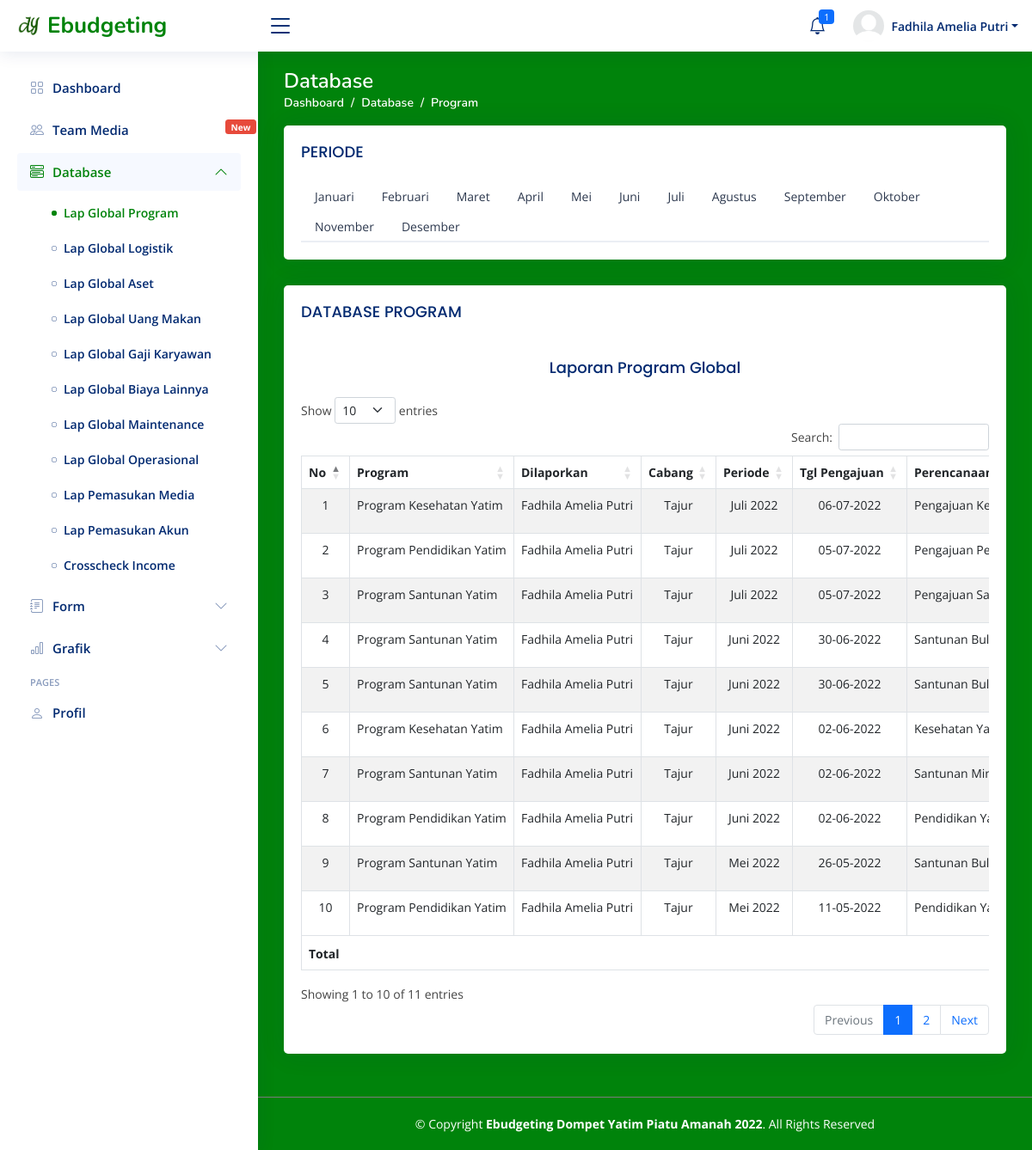
/admin/income_media.php?id_database=database_program (signed in), run on the app's committed database.
### tables this page shows
CREATE TABLE `akun_pengurus` (
  `id` int(11) NOT NULL,
  `id_pengurus` varchar(100) NOT NULL,
  `nama` varchar(100) NOT NULL,
  `cabang` varchar(200) NOT NULL,
  `username` varchar(100) NOT NULL,
  `password` varchar(256) NOT NULL,
  `profil` varchar(200) NOT NULL,
  `posisi` varchar(255) NOT NULL
);

CREATE TABLE `2022_program` (
  `id` int(11) NOT NULL,
  `id_pengurus` varchar(200) NOT NULL,
  `posisi` varchar(200) NOT NULL,
  `cabang` varchar(200) NOT NULL,
  `program` varchar(250) NOT NULL,
  `tgl_pengajuan` date NOT NULL,
  `deskripsi` text NOT NULL,
  `dana_anggaran` varchar(200) NOT NULL,
  `tgl_pemakaian` date NOT NULL,
  `deskripsi_pemakaian` varchar(200) NOT NULL,
  `dana_terpakai` varchar(200) NOT NULL,
  `status` varchar(20) NOT NULL,
  `laporan` varchar(100) NOT NULL
);

### admin/income_media.php (called while the page is built)
<?php include '../homepage.php' ?>

### function.php (called while the page is built, shortened)
<?php
function convertDateDBtoIndo($string)
{
	$bulanIndo = ['', 'Januari', 'Februari', 'Maret', 'April', 'Mei', 'Juni', 'Juli', 'Agustus', 'September', 'Oktober', 'November', 'Desember'];
	$tanggal 	= explode("-", $string)[2];
	$bulan 		= explode("-", $string)[1];
	$tahun 		= explode("-", $string)[0];
	return $tanggal . " " . $bulanIndo[abs($bulan)] . " " . $tahun;
}
?>

### models/database/program/sub-program.php (the view, shortened to what this page needs)
<div class="card-body">
    <h5 class="card-title">DATABASE PROGRAM</h5>
    <div class="table-responsive">
        <h5 class="card-title text-center">Laporan Program <?= $pProgram; ?></h5>
        <table id="tabel-database_laporan" class="table table-striped table-bordered nowrap">
            <thead>
                <tr style="text-align: center;">
                    <th scope="col">No</th>
                    <th scope="col">Program</th>
                    <th scope="col">Dilaporkan</th>
                    <th scope="col">Cabang</th>
                    <th scope="col">Periode</th>
                    <th scope="col">Tgl Pengajuan</th>
                    <th scope="col">Perencanaan</th>
                </tr>
            </thead>
            <tbody>
                <?php
                $no = 1;
                while ($r = $q->fetch_assoc()) {
                $convert   = convertDateDBtoIndo($r['tgl_pemakaian']);
                $bulan     = substr($convert, 2);
                ?>
                <tr>
                    <td style="text-align: center;"><?= $no++ ?></td>
                    <td><?= ucwords($r['program']) ?></td>
                    <td>
                        <?php if ($r['posisi'] == "Kepala Income") { ?>
                        Fadhila Amelia Putri
                        <?php } else { ?>
                        Titi Sugianti
                        <?php } ?>
                    </td>
                    <td style="text-align: center;"><?= ucwords($r['cabang']) ?></td>
                    <td style="text-align: center;"><?= $bulan ?></td>
                    <td style="text-align: center;">
                        <?= date('d-m-Y', strtotime($r['tgl_pengajuan'])); ?></td>
                    <td><?= ucwords($r['deskripsi']) ?></td>
                </tr>
                <?php } ?>
            </tbody>
            <tfoot>
                <tr style="text-align: center;">
                    <th colspan="7">Total</th>
                </tr>
            </tfoot>
        </table>
    </div>
</div>

### base/icon-navigation.php (shortened to what this page needs)
<nav class="header-nav ms-auto">
    <ul class="d-flex align-items-center">
        <?php include 'notification.php'; ?>
        <li class="nav-item dropdown pe-3">
            <a class="nav-link nav-profile d-flex align-items-center pe-0" href="#" data-bs-toggle="dropdown">
                <img src="../assets/img/icons/<?= $profil ?>" alt="Profile" class="rounded-circle">
                <span class="d-none d-md-block dropdown-toggle ps-2"><?= ucwords($nama) ?></span>
            </a>
        </li>
    </ul>
</nav>

### assets/css/style.css (style rules this page uses)
:root { scroll-behavior: smooth; }
body { font-family: "Open Sans", sans-serif; background: rgb(0, 131, 11); color: #444444; }
a { color: #4154f1; text-decoration: none; }
h1, h2, h3, h4, h5, h6 { font-family: "Nunito", sans-serif; }
.card-title { padding: 20px 0 15px 0; font-size: 18px; font-weight: 500; color: #012970; font-family: "Poppins", sans-serif; }
.card-body { padding: 0 20px 20px 20px; }
.header-nav ul { list-style: none; }
.header-nav>ul { margin: 0; padding: 0; }
.header-nav .nav-profile { color: #012970; }
.header-nav .nav-profile img { max-height: 36px; }
.header-nav .nav-profile span { font-size: 14px; font-weight: 600; }

### assets/css/responsive.css (style rules this page uses)
@media (min-width: 992px) { .form-control, .input-group-text, #form-pengajuan .list-group, .form-text, .form-select, .viewData, .button .btn-primary, .button .btn-secondary, .button-global .btn-primary, .button-global .btn-success, .table-responsive, .table-responsive .btn-primary, .table-responsive .btn-danger, .table-responsive .btn-success, .modal-footer .btn-secondary, .buttons-excel, .buttons-collection, .profile .nav-item, .incomeMedia .bulanan, .dashboard .nav-item, .incomeMedia .tahunan, .revenue-card .akun, .customers-card .akun, .select2-search__field::placeholder, .select2-results__option, .select2-selection__choice, .select2-search.select2-search--inline, #akunMedia .btn-danger, #profile-overview .col-lg-9, #profile-edit .btn-primary, #profile-change-password .btn-primary { font-size: 14px !important; } }
@media (min-width:576px) { .form-control, .input-group-text, #form-pengajuan .list-group, .form-text, .form-select, .viewData, .button .btn-primary, .button .btn-secondary, .button-global .btn-success, .button-global .btn-primary, .table-responsive, .table-responsive .btn-primary, .table-responsive .btn-danger, .table-responsive .btn-success, .modal-footer .btn-secondary, .buttons-excel, .incomeMedia .bulanan, .incomeMedia .tahunan, .buttons-collection, .dashboard .nav-item, .profile .nav-item, .revenue-card .akun, .customers-card .akun, .select2-search__field::placeholder, .select2-results__option, .select2-selection__choice, .select2-search.select2-search--inline, #akunMedia .btn-danger, #profile-overview .col-lg-9, #profile-edit .btn-primary, #profile-change-password .btn-primary { font-size: 14px; } }

### data on the page
akun_pengurus: profil (picture), nama "Fadhila Amelia Putri"
2022_program: program "Program Kesehatan Yatim", posisi "Fadhila Amelia Putri", cabang "Tajur", tgl_pemakaian "Juli 2022", tgl_pengajuan "06-07-2022", deskripsi "Pengajuan…"
2022_program: program "Program Pendidikan Yatim", posisi "Fadhila Amelia Putri", cabang "Tajur", tgl_pemakaian "Juli 2022", tgl_pengajuan "05-07-2022", deskripsi "Pengajuan…"
2022_program: program "Program Santunan Yatim", posisi "Fadhila Amelia Putri", cabang "Tajur", tgl_pemakaian "Juli 2022", tgl_pengajuan "05-07-2022", deskripsi "Pengajuan…"
2022_program: program "Program Santunan Yatim", posisi "Fadhila Amelia Putri", cabang "Tajur", tgl_pemakaian "Juni 2022", tgl_pengajuan "30-06-2022", deskripsi "Santunan…"
2022_program: program "Program Santunan Yatim", posisi "Fadhila Amelia Putri", cabang "Tajur", tgl_pemakaian "Juni 2022", tgl_pengajuan "30-06-2022", deskripsi "Santunan…"
2022_program: program "Program Kesehatan Yatim", posisi "Fadhila Amelia Putri", cabang "Tajur", tgl_pemakaian "Juni 2022", tgl_pengajuan "02-06-2022", deskripsi "Kesehatan…"
2022_program: program "Program Santunan Yatim", posisi "Fadhila Amelia Putri", cabang "Tajur", tgl_pemakaian "Juni 2022", tgl_pengajuan "02-06-2022", deskripsi "Santunan…"
2022_program: program "Program Pendidikan Yatim", posisi "Fadhila Amelia Putri", cabang "Tajur", tgl_pemakaian "Juni 2022", tgl_pengajuan "02-06-2022", deskripsi "Pendidikan…"
2022_program: program "Program Santunan Yatim", posisi "Fadhila Amelia Putri", cabang "Tajur", tgl_pemakaian "Mei 2022", tgl_pengajuan "26-05-2022", deskripsi "Santunan…"
2022_program: program "Program Pendidikan Yatim", posisi "Fadhila Amelia Putri", cabang "Tajur", tgl_pemakaian "Mei 2022", tgl_pengajuan "11-05-2022", deskripsi "Pendidikan…"

### other printed values
$pProgram "Global"
